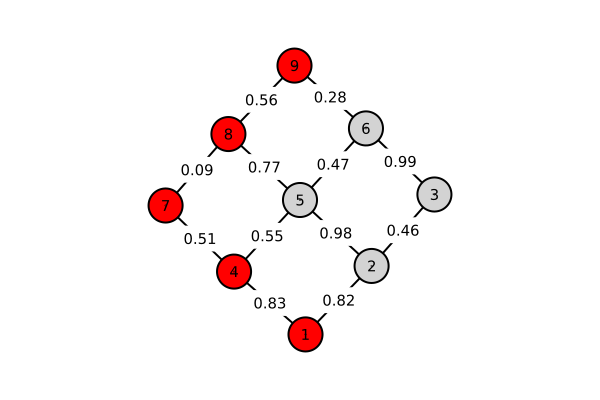

Recreate this plot in Julia.
# Weighted Graphs

# Load Packages

using Graphs, SimpleWeightedGraphs, GraphRecipes, Plots

# Set Random Seed

using Random; Random.seed!(1)

# Define Sources and Destinations

sources =       [1, 1, 2, 2, 3, 4, 4, 5, 5, 6, 7, 8]
destinations =  [2, 4, 3, 5, 6, 5, 7, 6, 8, 9, 8, 9]

# Generate Random Weights

weights = round.(rand(length(sources)), digits = 2)

# Construct Weighted Graph

g = SimpleWeightedGraph(sources, destinations, weights)

# Define Edge Labels

function makelabels(sources, destinations, weights)
    edgelabels = Dict()
    for i in 1:length(sources)
        edgelabels[(sources[i], destinations[i])] = weights[i]
    end
    return edgelabels
end

edgelabels = makelabels(sources, destinations, weights)

# Create Plotting Recipes

nodefillcolor = fill(:lightgray, length(sources))

function viewgraph(g, nodefillcolor, edgelabels)
    graphplot(g,
        # nodes
        names = 1:nv(g),
        fontsize = 10,
        nodeshape = :circle,
        markersize = 0.25,
        markerstrokewidth = 2,
        markercolor = nodefillcolor,
        # edges
        edgelabel = edgelabels,
        linewidth = 2,
        curves = false
    )
end

# View Initial Graph

viewgraph(g, nodefillcolor, edgelabels)

# Find Shortest, Weighted Path from Node 1 to Node 9

path = enumerate_paths(dijkstra_shortest_paths(g, 1), 9)

# View Graph Showing Shortest Path

nodefillcolor = [
    node in path ? :red : :lightgray for node in 1:nv(g)
]

viewgraph(g, nodefillcolor, edgelabels)

# Create Simulation Model

function run_simulation()
    # Define Sources and Destinations
    sources =       [1, 1, 2, 2, 3, 4, 4, 5, 5, 6, 7, 8]
    destinations =  [2, 4, 3, 5, 6, 5, 7, 6, 8, 9, 8, 9]
    # Generate Random Weights
    weights = round.(rand(length(sources)), digits = 2)
    # Construct Weighted Graph
    g = SimpleWeightedGraph(sources, destinations, weights)
    # Define Edge Labels
    edgelabels = makelabels(sources, destinations, weights)
    # Find Shortest, Weighted Path from Node 1 to Node 9
    path = enumerate_paths(dijkstra_shortest_paths(g, 1), 9)
    @show path
    # View Graph Showing Shortest Path
    nodefillcolor = [
        node in path ? :red : :lightgray for node in 1:nv(g)
    ]
    viewgraph(g, nodefillcolor, edgelabels)
end

run_simulation()
